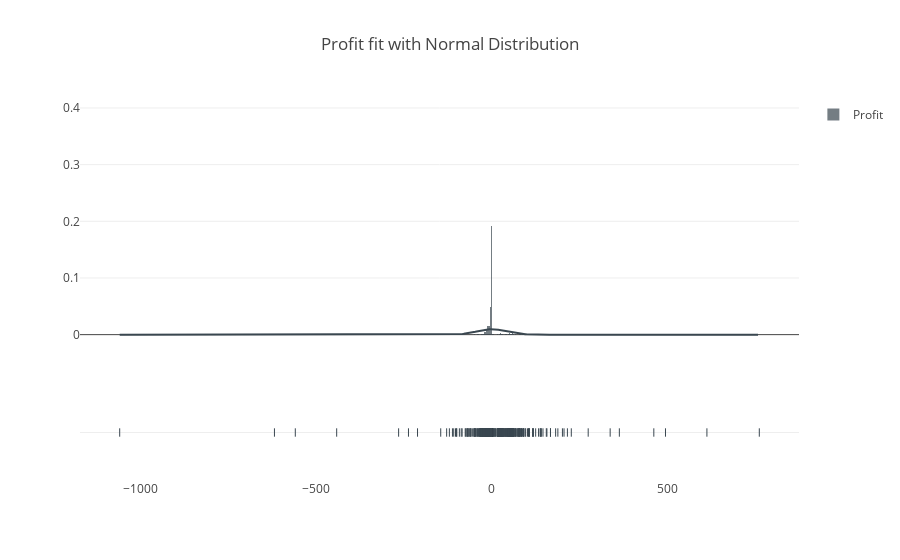

The cell this chart's notebook holds for it:
### Markdown cell above
### Trying to fit probality distributions to data

### Code cell
import plotly.plotly as py
import plotly.figure_factory as ff

import numpy as np

x1 = df['Profit'].tolist()
  
hist_data = [x1]

group_labels = ['Profit']

colors = ['#3A4750', '#F64E8B']

# Create distplot with curve_type set to 'normal'
fig = ff.create_distplot(hist_data, group_labels, bin_size=.5, curve_type='normal', colors=colors)

# Add title
fig['layout'].update(title='Profit fit with Normal Distribution')
iplot(fig, filename='Profit fit with Normal Curve')

### Figure 1 — Plotly figure (JSON) as saved in the notebook; plotly's stock layout.template omitted (floating-point values rounded to 4 significant figures; data arrays with more than 128 entries replaced by an {"elided": "..."} marker saying what was removed)
{"data": [{"autobinx": false, "histnorm": "probability density", "legendgroup": "Profit", "marker": {"color": "#3A4750"}, "name": "Profit", "opacity": 0.7, "type": "histogram", "x": {"elided": "3054 float values"}, "xaxis": "x1", "xbins": {"end": 762.4, "size": 0.5, "start": -1060.0}, "yaxis": "y1"}, {"legendgroup": "Profit", "marker": {"color": "#3A4750"}, "mode": "lines", "name": "Profit", "showlegend": false, "type": "scatter", "x": {"elided": "500 float values"}, "xaxis": "x1", "y": {"elided": "500 float values"}, "yaxis": "y1"}, {"legendgroup": "Profit", "marker": {"color": "#3A4750", "symbol": "line-ns-open"}, "mode": "markers", "name": "Profit", "showlegend": false, "text": null, "type": "scatter", "x": {"elided": "3054 float values"}, "xaxis": "x1", "y": {"elided": "3054 str values"}, "yaxis": "y2"}], "layout": {"barmode": "overlay", "hovermode": "closest", "legend": {"traceorder": "reversed"}, "title": "Profit fit with Normal Distribution", "xaxis1": {"anchor": "y2", "domain": [0, 1], "zeroline": false}, "yaxis1": {"anchor": "free", "domain": [0.35, 1], "position": 0}, "yaxis2": {"anchor": "x1", "domain": [0, 0.25], "dtick": 1, "showticklabels": false}}}
